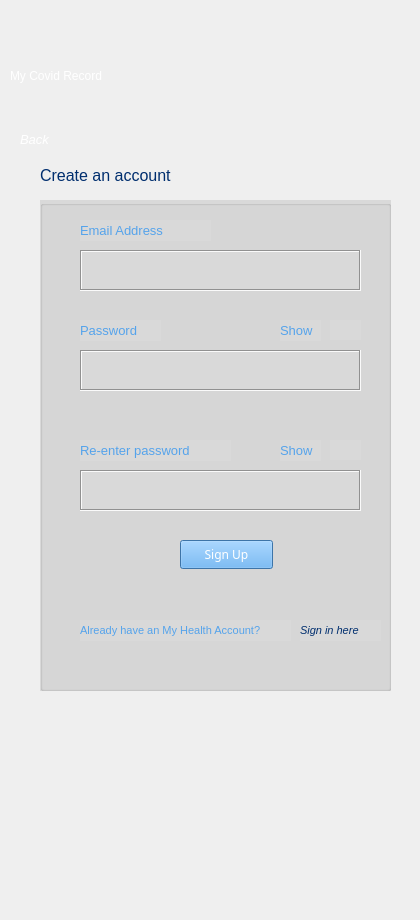
      <widget class="QWidget" name="signUpPage_4">
       <widget class="QLabel" name="topLogoLable_37">
        <property name="geometry">
         <rect>
          <x>240</x>
          <y>40</y>
          <width>171</width>
          <height>81</height>
         </rect>
        </property>
        <property name="styleSheet">
         <string notr="true">color: rgb(255, 255, 255);</string>
        </property>
        <property name="text">
         <string>&lt;html&gt;&lt;head/&gt;&lt;body&gt;&lt;p&gt;&lt;img src=&quot;:/IconsAndImages/MOHLOgo2.png&quot;/&gt;&lt;/p&gt;&lt;/body&gt;&lt;/html&gt;</string>
        </property>
       </widget>
       <widget class="QLabel" name="myCovidRecordLabel_40">
        <property name="geometry">
         <rect>
          <x>10</x>
          <y>50</y>
          <width>211</width>
          <height>51</height>
         </rect>
        </property>
        <property name="styleSheet">
         <string notr="true">font: 700 16pt &quot;Fira Sans&quot;;
color: rgb(255, 255, 255);</string>
        </property>
        <property name="text">
         <string>My Covid Record</string>
        </property>
       </widget>
       <widget class="QLabel" name="topLogoLable_38">
        <property name="geometry">
         <rect>
          <x>140</x>
          <y>730</y>
          <width>191</width>
          <height>81</height>
         </rect>
        </property>
        <property name="styleSheet">
         <string notr="true">color: rgb(255, 255, 255);</string>
        </property>
        <property name="text">
         <string>&lt;html&gt;&lt;head/&gt;&lt;body&gt;&lt;p&gt;&lt;img src=&quot;:/IconsAndImages/MOHLOgo2.png&quot;/&gt;&lt;/p&gt;&lt;/body&gt;&lt;/html&gt;</string>
        </property>
       </widget>
       <widget class="QGroupBox" name="groupBox_14">
        <property name="geometry">
         <rect>
          <x>40</x>
          <y>200</y>
          <width>351</width>
          <height>491</height>
         </rect>
        </property>
        <property name="styleSheet">
         <string notr="true">background-color: rgb(217, 217, 217);</string>
        </property>
        <property name="title">
         <string/>
        </property>
        <widget class="QTextEdit" name="emailAddTextEdit_8">
         <property name="geometry">
          <rect>
           <x>40</x>
           <y>50</y>
           <width>281</width>
           <height>41</height>
          </rect>
         </property>
         <property name="styleSheet">
          <string notr="true">border-color: rgb(0, 0, 0);
background-color: rgb(217, 217, 217);</string>
         </property>
         <property name="frameShape">
          <enum>QFrame::Box</enum>
         </property>
        </widget>
        <widget class="QLabel" name="emailAddLabel_15">
         <property name="geometry">
          <rect>
           <x>40</x>
           <y>20</y>
           <width>131</width>
           <height>21</height>
          </rect>
         </property>
         <property name="styleSheet">
          <string notr="true">font: 700 16pt &quot;Fira Sans&quot;;
color: rgb(85, 163, 235);</string>
         </property>
         <property name="text">
          <string>&lt;html&gt;&lt;head/&gt;&lt;body&gt;&lt;p&gt;&lt;span style=&quot; font-size:10pt; font-weight:400;&quot;&gt;Email Address&lt;/span&gt;&lt;/p&gt;&lt;/body&gt;&lt;/html&gt;</string>
         </property>
        </widget>
        <widget class="QLabel" name="passwordLabel_18">
         <property name="geometry">
          <rect>
           <x>40</x>
           <y>120</y>
           <width>81</width>
           <height>21</height>
          </rect>
         </property>
         <property name="styleSheet">
          <string notr="true">font: 700 16pt &quot;Fira Sans&quot;;
color: rgb(85, 163, 235);</string>
         </property>
         <property name="text">
          <string>&lt;html&gt;&lt;head/&gt;&lt;body&gt;&lt;p&gt;&lt;span style=&quot; font-size:10pt; font-weight:400;&quot;&gt;Password&lt;/span&gt;&lt;/p&gt;&lt;/body&gt;&lt;/html&gt;</string>
         </property>
        </widget>
        <widget class="QTextEdit" name="passwordTextEdit_11">
         <property name="geometry">
          <rect>
           <x>40</x>
           <y>150</y>
           <width>281</width>
           <height>41</height>
          </rect>
         </property>
         <property name="styleSheet">
          <string notr="true">border-color: rgb(0, 0, 0);
background-color: rgb(217, 217, 217);</string>
         </property>
         <property name="frameShape">
          <enum>QFrame::Box</enum>
         </property>
        </widget>
        <widget class="QLabel" name="eyeIconLabel_11">
         <property name="geometry">
          <rect>
           <x>290</x>
           <y>120</y>
           <width>31</width>
           <height>20</height>
          </rect>
         </property>
         <property name="text">
          <string>&lt;html&gt;&lt;head/&gt;&lt;body&gt;&lt;p&gt;&lt;img src=&quot;:/IconsAndImages/eye.png&quot;/&gt;&lt;/p&gt;&lt;/body&gt;&lt;/html&gt;</string>
         </property>
        </widget>
        <widget class="QLabel" name="showLabel_11">
         <property name="geometry">
          <rect>
           <x>240</x>
           <y>120</y>
           <width>41</width>
           <height>21</height>
          </rect>
         </property>
         <property name="styleSheet">
          <string notr="true">font: 700 16pt &quot;Fira Sans&quot;;
color: rgb(85, 163, 235);</string>
         </property>
         <property name="text">
          <string>&lt;html&gt;&lt;head/&gt;&lt;body&gt;&lt;p&gt;&lt;span style=&quot; font-size:10pt; font-weight:400;&quot;&gt;Show&lt;/span&gt;&lt;/p&gt;&lt;/body&gt;&lt;/html&gt;</string>
         </property>
        </widget>
        <widget class="QPushButton" name="loginButton2_27">
         <property name="geometry">
          <rect>
           <x>140</x>
           <y>340</y>
           <width>93</width>
           <height>29</height>
          </rect>
         </property>
         <property name="font">
          <font>
           <family>Fira Sans</family>
          </font>
         </property>
         <property name="autoFillBackground">
          <bool>false</bool>
         </property>
         <property name="styleSheet">
          <string notr="true">background-color: rgb(85, 163, 235);
color: rgb(255, 255, 255);</string>
         </property>
         <property name="text">
          <string>Sign Up</string>
         </property>
        </widget>
        <widget class="QLabel" name="dontHaveAccountLabel_8">
         <property name="geometry">
          <rect>
           <x>40</x>
           <y>420</y>
           <width>211</width>
           <height>21</height>
          </rect>
         </property>
         <property name="styleSheet">
          <string notr="true">font: 700 16pt &quot;Fira Sans&quot;;
color: rgb(85, 163, 235);</string>
         </property>
         <property name="text">
          <string>&lt;html&gt;&lt;head/&gt;&lt;body&gt;&lt;p&gt;&lt;span style=&quot; font-size:8pt; font-weight:400;&quot;&gt;Already have an My Health Account?&lt;/span&gt;&lt;/p&gt;&lt;/body&gt;&lt;/html&gt;</string>
         </property>
        </widget>
        <widget class="QLabel" name="signUpHereLable_8">
         <property name="geometry">
          <rect>
           <x>260</x>
           <y>420</y>
           <width>81</width>
           <height>21</height>
          </rect>
         </property>
         <property name="styleSheet">
          <string notr="true">font: 700 16pt &quot;Fira Sans&quot;;
color: rgb(0, 46, 110);</string>
         </property>
         <property name="text">
          <string>&lt;html&gt;&lt;head/&gt;&lt;body&gt;&lt;p&gt;&lt;span style=&quot; font-size:8pt; font-weight:400; font-style:italic;&quot;&gt;Sign in here&lt;/span&gt;&lt;/p&gt;&lt;/body&gt;&lt;/html&gt;</string>
         </property>
        </widget>
        <widget class="QLabel" name="passwordLabel_19">
         <property name="geometry">
          <rect>
           <x>40</x>
           <y>240</y>
           <width>151</width>
           <height>21</height>
          </rect>
         </property>
         <property name="styleSheet">
          <string notr="true">font: 700 16pt &quot;Fira Sans&quot;;
color: rgb(85, 163, 235);</string>
         </property>
         <property name="text">
          <string>&lt;html&gt;&lt;head/&gt;&lt;body&gt;&lt;p&gt;&lt;span style=&quot; font-size:10pt; font-weight:400;&quot;&gt;Re-enter password&lt;/span&gt;&lt;/p&gt;&lt;/body&gt;&lt;/html&gt;</string>
         </property>
        </widget>
        <widget class="QTextEdit" name="passwordTextEdit_12">
         <property name="geometry">
          <rect>
           <x>40</x>
           <y>270</y>
           <width>281</width>
           <height>41</height>
          </rect>
         </property>
         <property name="styleSheet">
          <string notr="true">border-color: rgb(0, 0, 0);
background-color: rgb(217, 217, 217);</string>
         </property>
         <property name="frameShape">
          <enum>QFrame::Box</enum>
         </property>
        </widget>
        <widget class="QLabel" name="showLabel_12">
         <property name="geometry">
          <rect>
           <x>240</x>
           <y>240</y>
           <width>41</width>
           <height>21</height>
          </rect>
         </property>
         <property name="styleSheet">
          <string notr="true">font: 700 16pt &quot;Fira Sans&quot;;
color: rgb(85, 163, 235);</string>
         </property>
         <property name="text">
          <string>&lt;html&gt;&lt;head/&gt;&lt;body&gt;&lt;p&gt;&lt;span style=&quot; font-size:10pt; font-weight:400;&quot;&gt;Show&lt;/span&gt;&lt;/p&gt;&lt;/body&gt;&lt;/html&gt;</string>
         </property>
        </widget>
        <widget class="QLabel" name="eyeIconLabel_12">
         <property name="geometry">
          <rect>
           <x>290</x>
           <y>240</y>
           <width>31</width>
           <height>20</height>
          </rect>
         </property>
         <property name="text">
          <string>&lt;html&gt;&lt;head/&gt;&lt;body&gt;&lt;p&gt;&lt;img src=&quot;:/IconsAndImages/eye.png&quot;/&gt;&lt;/p&gt;&lt;/body&gt;&lt;/html&gt;</string>
         </property>
        </widget>
       </widget>
       <widget class="QLabel" name="myCovidRecordLabel_41">
        <property name="geometry">
         <rect>
          <x>40</x>
          <y>150</y>
          <width>211</width>
          <height>51</height>
         </rect>
        </property>
        <property name="styleSheet">
         <string notr="true">font: 700 16pt &quot;Fira Sans&quot;;
color: rgb(0, 46, 110);</string>
        </property>
        <property name="text">
         <string>&lt;html&gt;&lt;head/&gt;&lt;body&gt;&lt;p&gt;&lt;span style=&quot; font-size:12pt;&quot;&gt;Create an account&lt;/span&gt;&lt;/p&gt;&lt;/body&gt;&lt;/html&gt;</string>
        </property>
       </widget>
       <widget class="QLabel" name="backLabel_11">
        <property name="geometry">
         <rect>
          <x>20</x>
          <y>130</y>
          <width>41</width>
          <height>20</height>
         </rect>
        </property>
        <property name="styleSheet">
         <string notr="true">color: rgb(255, 255, 255);</string>
        </property>
        <property name="text">
         <string>&lt;html&gt;&lt;head/&gt;&lt;body&gt;&lt;p&gt;&lt;span style=&quot; font-size:10pt; font-style:italic;&quot;&gt;Back&lt;/span&gt;&lt;/p&gt;&lt;/body&gt;&lt;/html&gt;</string>
        </property>
       </widget>
       <widget class="QLabel" name="nzGovIconLabel_14">
        <property name="geometry">
         <rect>
          <x>110</x>
          <y>810</y>
          <width>231</width>
          <height>101</height>
         </rect>
        </property>
        <property name="text">
         <string>&lt;html&gt;&lt;head/&gt;&lt;body&gt;&lt;p&gt;&lt;img src=&quot;:/IconsAndImages/NZGovernmentLogo2.png&quot;/&gt;&lt;/p&gt;&lt;/body&gt;&lt;/html&gt;</string>
        </property>
       </widget>
      </widget>
